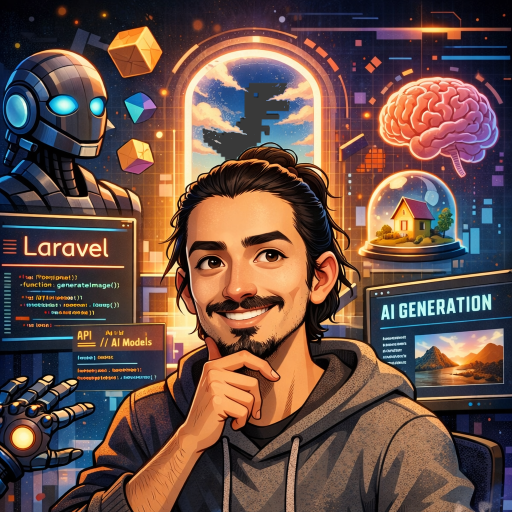
#> input picture assets/profile.png, 1024 x 1024 px (shown at 1/2 size)
$ python generate.py
#> lines starting #> are read from the running program, lines starting #| are printed output that depends on the picture
"""Generate an animated 8-bit version of assets/profile.png.

Usage (from the repo root):
    pip install pillow
    python3 tools/pixel-profile/generate.py

Writes assets/profile4.gif (also used by the profile image rotation).
"""
import math
import random
from pathlib import Path

from PIL import Image, ImageEnhance

ROOT = Path(__file__).resolve().parents[2]
SRC = ROOT / "assets" / "profile.png"
OUT = ROOT / "assets" / "profile4.gif"

SIZE = 128          # pixel-art resolution
SCALE = 4           # output upscale (nearest neighbour)
COLORS = 48         # base palette size
FRAMES = 32
FRAME_MS = 100

random.seed(8)


def build_base():
    im = Image.open(SRC).convert("RGB")
    im = ImageEnhance.Color(im).enhance(1.35)
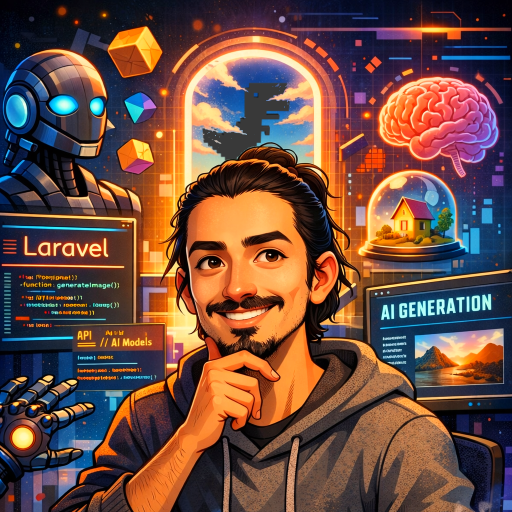
#> im: PIL image 1024x1024 RGB (shown at 1/2 size); mean R, G, B 109.7, 76.6, 65.6
    im = ImageEnhance.Contrast(im).enhance(1.08)
    small = im.resize((SIZE, SIZE), Image.BOX)
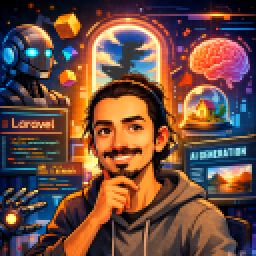
#> small: PIL image 128x128 RGB (shown 2 times larger); mean R, G, B 109.7, 75.8, 64.1
    q = small.quantize(COLORS, method=Image.MEDIANCUT, kmeans=4, dither=Image.Dither.NONE)
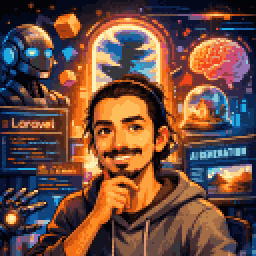
#> q: PIL image 128x128 P (shown 2 times larger); mean R, G, B 109.5, 75.7, 64
    return q.convert("RGB")


def lum(c):
    return 0.299 * c[0] + 0.587 * c[1] + 0.114 * c[2]


def mix(a, b, t):
    return tuple(int(a[i] + (b[i] - a[i]) * t) for i in range(3))


# ---------------------------------------------------------------- sprites

class Floater:
    """A bright object on a dark background that bobs up and down."""

    def __init__(self, base, box, phase, amp=1.5, threshold=70):
#> called with box = (25, 4, 43, 21), phase = 0, amp = 1.5, threshold = 70
        x0, y0, x1, y1 = box
        self.box = box
        self.phase = phase
        self.amp = amp
        self.pixels = {}
        bg = []
        for y in range(y0, y1):
            for x in range(x0, x1):
                c = base.getpixel((x, y))
                if lum(c) > threshold:
                    self.pixels[(x, y)] = c
                else:
                    bg.append(c)
#> after the loop, bg = 177 items, first 6: (53, 23, 14), (81, 37, 23), (26, 12, 10), (4, 8, 27), (4, 8, 27), (4, 8, 27); self.pixels = 129 items
        bg.sort(key=lum)
        self.bg = bg[len(bg) // 2] if bg else (10, 10, 20)
#> self.bg = (37, 25, 36)

    def clear(self, frame):
        for (x, y) in self.pixels:
            frame.putpixel((x, y), self.bg)

    def draw(self, frame, t):
        dy = round(self.amp * math.sin(2 * math.pi * t + self.phase))
        for (x, y), c in self.pixels.items():
            if 0 <= y + dy < SIZE:
                frame.putpixel((x, y + dy), c)


def glow(frame, base, cx, cy, r, color, strength, pred=lambda c: True):
    for y in range(cy - r, cy + r + 1):
        for x in range(cx - r, cx + r + 1):
            d = math.hypot(x - cx, y - cy)
            if d > r:
                continue
            c = base.getpixel((x, y))
            if pred(c):
                k = strength * (1 - d / (r + 1))
                frame.putpixel((x, y), mix(c, color, max(0.0, min(1.0, k))))


def blink(frame, base, x0, x1, y0, y1, lid_row):
    for x in range(x0, x1 + 1):
        skin = base.getpixel((x, y1 + 1))
        for y in range(y0, y1 + 1):
            frame.putpixel((x, y), skin)
        frame.putpixel((x, lid_row), (48, 28, 23))


def sparkle(frame, cx, cy, size, color=(255, 255, 240)):
    frame.putpixel((cx, cy), color)
    for i in range(1, size + 1):
        c = mix(color, frame.getpixel((cx, cy - i)), i / (size + 1))
        for x, y in ((cx + i, cy), (cx - i, cy), (cx, cy + i), (cx, cy - i)):
            frame.putpixel((x, y), c)


# ---------------------------------------------------------------- main

def main():
    base = build_base()

    floaters = [
        Floater(base, (25, 4, 43, 21), 0.0),            # top cube
        Floater(base, (29, 22, 41, 32), 2.1, amp=1.2, threshold=45),  # gem
        Floater(base, (27, 33, 41, 45), 4.2),           # bottom cube
    ]

    # twinkling stars in dark spots of the upper background
    stars = []
    candidates = [(x, y) for y in range(1, 50) for x in range(1, SIZE - 1)
                  if lum(base.getpixel((x, y))) < 40
                  and all(lum(base.getpixel((x + dx, y + dy))) < 55
                          for dx in (-1, 0, 1) for dy in (-1, 0, 1))]
#> candidates = 1125 pairs, first value 1 to 126, second value 1 to 49
    random.shuffle(candidates)
    for x, y in candidates:
        if all(abs(x - sx) + abs(y - sy) > 6 for sx, sy, _ in stars):
            stars.append((x, y, random.random()))
        if len(stars) == 26:
            break
#> this loop made 60 passes
#> (x, y) on passes 1 to 12: (16, 38), (54, 4), (59, 1), (27, 7), (100, 1), (104, 1), (42, 9), (10, 1), (124, 19), (3, 47), (103, 11), (22, 6)
#> after the loop, stars = 26 items, first 6: (16, 38, 0.989), (54, 4, 0.404), (59, 1, 0.664), (27, 7, 0.36), (100, 1, 0.675), (42, 9, 0.335)

    is_cyan = lambda c: c[2] > c[0] + 30 and lum(c) > 60
    is_warm = lambda c: c[0] > c[2] + 20
    is_brain = lambda c: c[0] > c[2] and lum(c) > 90

    frames = []
    for f in range(FRAMES):
        t = f / FRAMES
        frame = base.copy()

        # floating cubes
        for fl in floaters:
            fl.clear(frame)
        for fl in floaters:
            fl.draw(frame, t)

        # robot eyes pulse
        k = 0.5 + 0.5 * math.sin(2 * math.pi * t * 2)
        glow(frame, base, 15, 26, 3, (120, 255, 255), 0.9 * k, is_cyan)
        glow(frame, base, 23, 26, 3, (120, 255, 255), 0.9 * k, is_cyan)

        # robot hand core pulse
        k = 0.5 + 0.5 * math.sin(2 * math.pi * t * 2 + 1.5)
        glow(frame, base, 5, 109, 3, (255, 240, 160), 0.8 * k, is_warm)

        # brain pulse
        k = 0.5 + 0.5 * math.sin(2 * math.pi * t)
        for y in range(18, 44):
            for x in range(95, 126):
                if ((x - 110) / 16) ** 2 + ((y - 30) / 13) ** 2 <= 1:
                    c = base.getpixel((x, y))
                    if is_brain(c):
                        frame.putpixel((x, y), mix(c, (255, 120, 170), 0.45 * k))

        # twinkling stars
        for x, y, ph in stars:
            s = math.sin(2 * math.pi * (t * 2 + ph))
            if s > 0.85:
                sparkle(frame, x, y, 1, (255, 255, 220))
            elif s > 0.4:
                frame.putpixel((x, y), (190, 200, 255))

        # blinking cursor after "Laravel"
        if (f // 4) % 2 == 0:
            for y in range(59, 64):
                frame.putpixel((29, y), (255, 170, 80))

        # "AI generation" image being scanned
        sy = 82 + (f % 16)
        if sy <= 96:
            for x in range(104, 126):
                frame.putpixel((x, sy), mix(frame.getpixel((x, sy)), (160, 255, 255), 0.55))

        # blink
        if f in (12, 13) or f == 27:
            blink(frame, base, 49, 54, 64, 66, 65)
            blink(frame, base, 65, 70, 63, 65, 64)

        # smile sparkle
        if 20 <= f <= 23:
            sparkle(frame, 71, 76, 1 if f in (20, 23) else 2)

        frames.append(frame)
#> after the loop, frames = 32 items

    # shared palette across all frames so colours don't flicker
    strip = Image.new("RGB", (SIZE, SIZE * FRAMES))
#> strip: PIL image 128x4096 RGB; every value is 0
    for i, fr in enumerate(frames):
        strip.paste(fr, (0, i * SIZE))
#> this loop made 32 passes
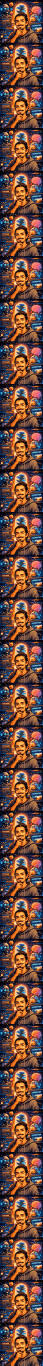
#> strip: PIL image 128x4096 RGB (shown at 1/3 size); mean R, G, B 109.9, 76.1, 64.9
    palette = strip.quantize(96, method=Image.MEDIANCUT, kmeans=2, dither=Image.Dither.NONE)

    out = [fr.quantize(palette=palette, dither=Image.Dither.NONE)
             .resize((SIZE * SCALE, SIZE * SCALE), Image.NEAREST)
           for fr in frames]
#> out = 32 items
    out[0].save(OUT, save_all=True, append_images=out[1:], duration=FRAME_MS,
                loop=0, optimize=True, disposal=1)
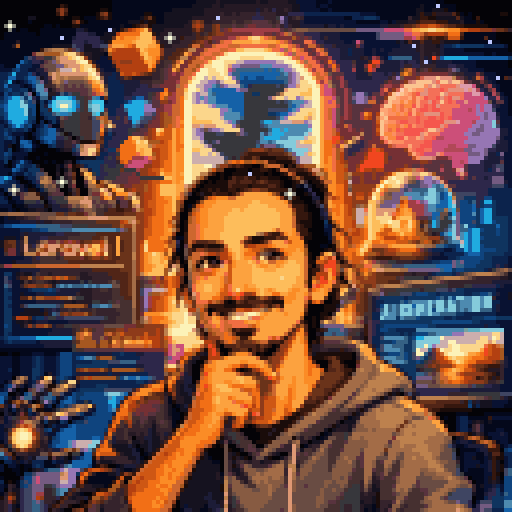
#> saved as profile4.gif: PIL image 512x512 P; mean R, G, B 110, 76.2, 65
    print(f"wrote {OUT.relative_to(ROOT)} ({OUT.stat().st_size // 1024} KB)")


if __name__ == "__main__":
    main()
